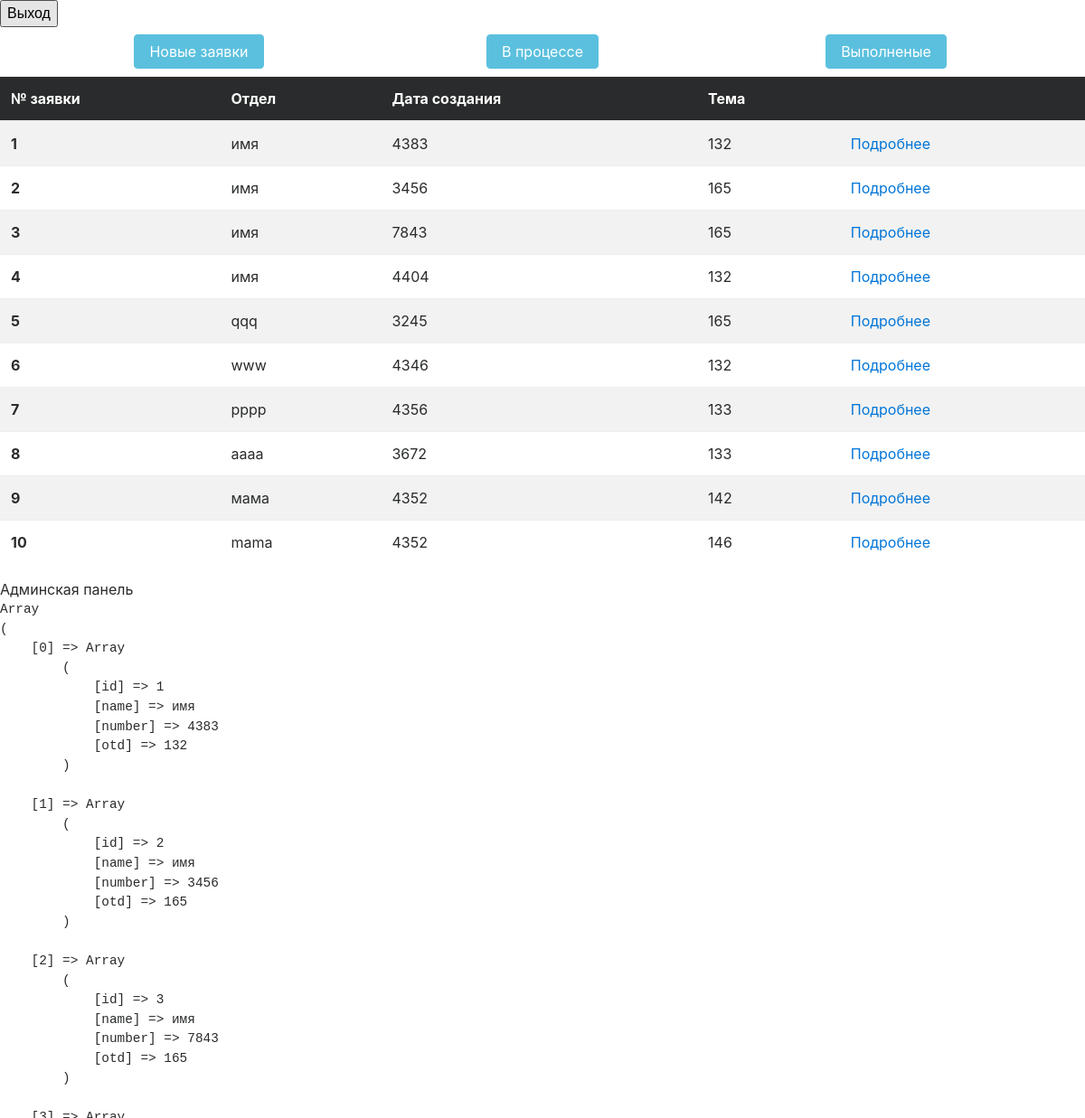
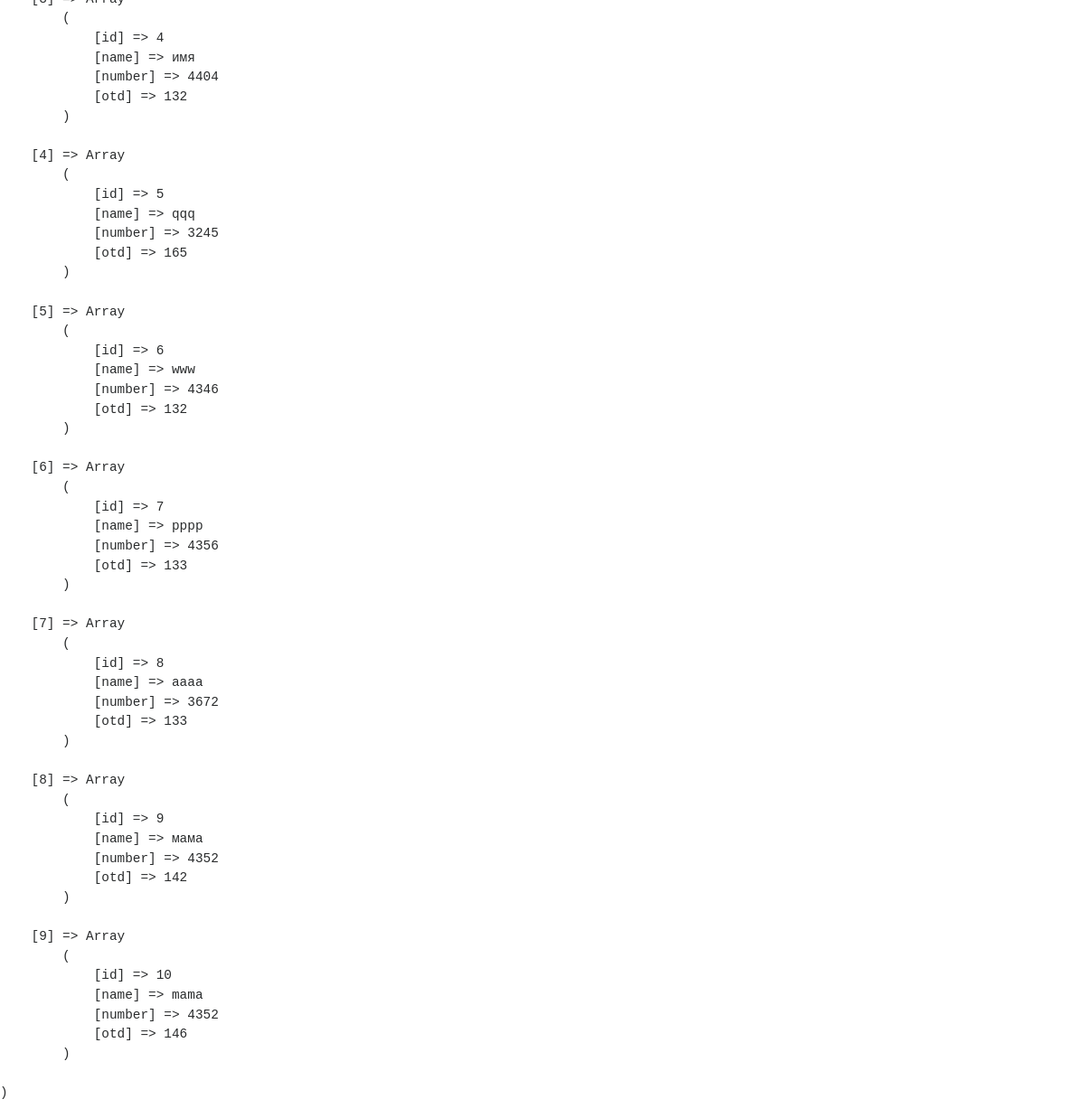
/apanel (signed in), run on the app's committed database (2 pictures, top to bottom).
### tables this page shows
CREATE TABLE `users` (
  `id` int(11) NOT NULL,
  `name` varchar(255) NOT NULL,
  `surname` varchar(255) NOT NULL,
  `number` int(11) NOT NULL,
  `otd` int(11) NOT NULL,
  `dostup` int(1) NOT NULL DEFAULT '3'
);

### config/routes.php (called while the page is built)
<?php
return array(
	'apanel/([0-9]+)' =>  'adminpanel/view/$1',
	'apanel' =>  'adminpanel/index',
	'upanel/story' =>  'userpanel/story',
	'upanel/create' =>  'userpanel/create',
	'upanel/knowledge' =>  'userpanel/knowledge',
	'upanel/profile' =>  'userpanel/profile',
	'upanel/exit' =>  'userpanel/exit',
    	'upanel' =>  'userpanel/index',
    'login' =>  'login/index',
      'index' =>  'index/view',
        '^$' =>  'index/view',
);

### index.php (called while the page is built, shortened)
<?php
require_once (ROOT.'/components/Router.php');
$router = new Router();
$router->run();

### models/admin.php (called while the page is built, shortened)
<?php
class Admin
{
	public static function getZapiskiList(){
		$db = Db::getConnection();
		$zapiskiList = array();
		$result = $db->query('SELECT * FROM `users`');
		$i=0;
		while ($row = $result->fetch()) {
			$zapiskiList[$i]['id'] = $row['id'];
			$zapiskiList[$i]['name'] = $row['name'];
			$zapiskiList[$i]['number'] = $row['number'];
			$zapiskiList[$i]['otd'] = $row['otd'];
			$i++;
		}
			return $zapiskiList;
	}
}

### views/apanel.php (the view, shortened to what this page needs)
<!DOCTYPE html>
<html lang="en">
<head>
        <link rel="stylesheet" href="/template/css/bootstrap.css">
</head>
<body>
   <form action="" method="POST">
  <input type="submit" value= "Выход" name="">
</form>
  <nav class="navbar navbar-default navbar-fixed-top">
  <div class="container">
   <div class="row">
       <div class="col-sm-4 text-center">
       <a href="panel.php?st=0" class="btn btn-info <?php echo $new; ?>" role="button">Новые заявки</a>
       </div>
       <div class="col-sm-4 text-center">
       <a href="panel.php?st=1" class="btn btn-info <?php echo $inWork; ?>" role="button">В процессе</a>
       </div>
       <div class="col-sm-4 text-center">
       <a href="panel.php?st=2" class="btn btn-info <?php echo $done; ?>" role="button">Выполненые</a>
       </div>
   </div>
  </div>
</nav>
    <table class="table table-striped">
  <thead class="thead-inverse">
    <tr>
      <th>№ заявки</th>
      <th>Отдел</th>
      <th>Дата создания</th>
      <th>Тема</th>
      <th></th>
    </tr>
  </thead>
   <tbody>
    <?php
        foreach($zapiskiList as $a):?>
     <tr>
      <th scope="row"><?php echo $a['id']?></th>
      <td><?php echo $a['name']?></td>
      <td><?php echo $a['number']?></td>
      <td><?php echo $a['otd']?></td>
      <td><a href="/apanel/<?php echo $a['id']?>">Подробнее</a></td>
    </tr>
      <?php endforeach; ?>
    </table>
</body>
</html>

### components/Router.php (shortened to what this page needs)
<?php
class Router {
    private $routes;
    public function __construct() {
        $routesPath = ROOT.'/config/routes.php';
        $this->routes = include ($routesPath);
    }
    private function getURI(){
        if (!empty($_SERVER['REQUEST_URI'])) {
            return trim($_SERVER['REQUEST_URI'],'/');
            }
    }
    public function run() {
        $uri = $this->getURI();
            foreach ($this->routes as $uriPattern => $path){
            if (preg_match("~$uriPattern~", $uri)){
                $internalRoute = preg_replace("~$uriPattern~", $path, $uri);
                $segments = explode('/', $internalRoute);
                $controllerName = array_shift($segments).'Controller';
                $actionName = 'action'.ucfirst(array_shift($segments));
                $parameters = $segments;
            $controllerObject = new $controllerName;
            $result = call_user_func_array(array($controllerObject,$actionName ),$parameters);
            if($result != null){
                break;
            }
    }
            }
    }
}

### controllers/AdminPanelController.php (shortened to what this page needs)
<?php
include_once ROOT. '/models/admin.php';
class AdminPanelController{
    public function actionIndex(){
    	$zapiskiList = Admin::getZapiskiList();
    	require_once (ROOT . '/views/apanel.php');
        echo "<pre>";
        print_r($zapiskiList);
        return true;
    }
}

### data on the page
users: id "1", name "имя", number "4383", otd "132"
users: id "2", name "имя", number "3456", otd "165"
users: id "3", name "имя", number "7843", otd "165"
users: id "4", name "имя", number "4404", otd "132"
users: id "5", name "qqq", number "3245", otd "165"
users: id "6", name "www", number "4346", otd "132"
users: id "7", name "pppp", number "4356", otd "133"
users: id "8", name "aaaa", number "3672", otd "133"
users: id "9", name "мама", number "4352", otd "142"
users: id "10", name "mama", number "4352", otd "146"
